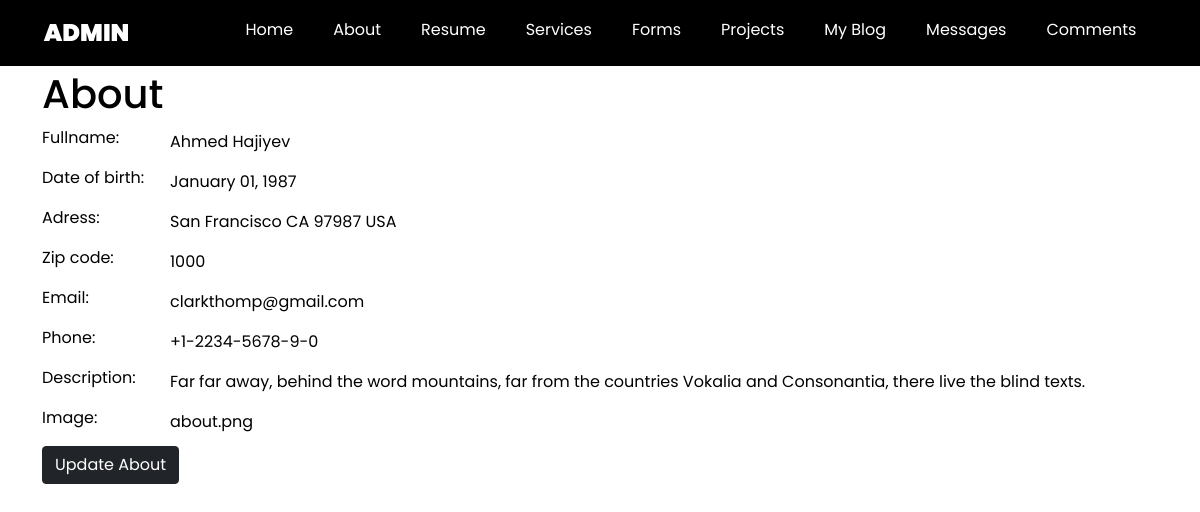
The app's page /admin/about with its own data.
### PortfolioProject/models.py (models this page shows, shortened)
class About(db.Model):
    __tablename__= 'about'
    id = db.Column(db.Integer, primary_key=True)
    name = db.Column(db.String(100), nullable=False)
    brth_day = db.Column(db.Integer, nullable=False)
    adress = db.Column(db.String(100), nullable=False)
    zip_code = db.Column(db.Integer, nullable=False)
    email = db.Column(db.String(100), nullable=False)
    phone = db.Column(db.Integer, nullable=False)
    image = db.Column(db.String(20), default='uploads/default.jpeg')
    description = db.Column(db.Text, nullable=False)

### PortfolioProject/controlers.py (the view)
@app.route('/admin/about', methods=['GET', 'POST'])
def admin_about():
    abouts = About.query.all()[-1:]
    return render_template('admin/about.html', abouts=abouts)

### PortfolioProject/templates/admin/about.html
{% extends 'admin/base.html' %} {% block content %}
<div class="container" style="position: relative; top: 70px; left:0px">
    <h1>About</h1>
    <div class="row">
        <p>Fullname:</p>
    </div>
    <div class="row">
        <p>Date of birth:</p>
    </div>
    <div class="row">
        <p>Adress:</p>
    </div>
    <div class="row">
        <p>Zip code:</p>
    </div>
    <div class="row">
        <p>Email:</p>
    </div>
    <div class="row">
        <p>Phone:</p>
    </div>
    <div class="row">
        <p>Description:</p>
    </div>
    <div class="row">
        <p>Image:</p>
    </div>
    {% for about in abouts %}
    <div style="position: absolute; top:60px; left: 140px;">
        <p>{{about.name}}</p>
        <p>{{about.brth_day}}</p>
        <p>{{about.adress}}</p>
        <p>{{about.zip_code}}</p>
        <p>{{about.email}}</p>
        <p>{{about.phone}}</p>
        <p>{{about.description}}</p>
        <p>{{about.image}}</p>
    </div>
    {% endfor%}
    <div class="form-group">
        <a href="{{url_for('about_edit')}}">
            <button class="btn btn-dark" type="submit">Update About</button></a>
    </div>
</div>
{% endblock %}

### PortfolioProject/static/css/style.css (style rules this page uses)
* { box-sizing: border-box; margin: 0; font-family: 'Poppins', sans-serif; background-color: transparent; }
body { background-color: black; color: white; }
a { text-decoration: none; color: #fff; }

### records on screen
About: name "Ahmed Hajiyev", brth_day "January 01, 1987", adress "San Francisco CA 97987 USA", zip_code "1000", email "clarkthomp@gmail.com", phone "+1-2234-5678-9-0", description "Far far away, behind the word mountains, far from the countries Vokalia and Consonantia, there live the blind texts.", image "about.png"
